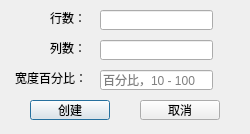
<?xml version="1.0" encoding="UTF-8"?>
<ui version="4.0">
 <class>SetTableDialog</class>
 <widget class="QDialog" name="SetTableDialog">
  <property name="geometry">
   <rect>
    <x>0</x>
    <y>0</y>
    <width>250</width>
    <height>134</height>
   </rect>
  </property>
  <property name="windowTitle">
   <string>插入表格</string>
  </property>
  <widget class="QLabel" name="label">
   <property name="geometry">
    <rect>
     <x>50</x>
     <y>10</y>
     <width>41</width>
     <height>16</height>
    </rect>
   </property>
   <property name="text">
    <string>行数：</string>
   </property>
  </widget>
  <widget class="QLabel" name="label_2">
   <property name="geometry">
    <rect>
     <x>50</x>
     <y>40</y>
     <width>41</width>
     <height>16</height>
    </rect>
   </property>
   <property name="text">
    <string>列数：</string>
   </property>
  </widget>
  <widget class="QLabel" name="label_3">
   <property name="geometry">
    <rect>
     <x>15</x>
     <y>70</y>
     <width>71</width>
     <height>16</height>
    </rect>
   </property>
   <property name="text">
    <string>宽度百分比：</string>
   </property>
  </widget>
  <widget class="QLineEdit" name="lineEditRow">
   <property name="geometry">
    <rect>
     <x>100</x>
     <y>10</y>
     <width>113</width>
     <height>20</height>
    </rect>
   </property>
  </widget>
  <widget class="QLineEdit" name="lineEditCol">
   <property name="geometry">
    <rect>
     <x>100</x>
     <y>40</y>
     <width>113</width>
     <height>20</height>
    </rect>
   </property>
  </widget>
  <widget class="QLineEdit" name="lineEditPercent">
   <property name="geometry">
    <rect>
     <x>100</x>
     <y>70</y>
     <width>113</width>
     <height>20</height>
    </rect>
   </property>
   <property name="placeholderText">
    <string>百分比，10 - 100</string>
   </property>
  </widget>
  <widget class="QPushButton" name="pushButtonCreate">
   <property name="geometry">
    <rect>
     <x>30</x>
     <y>100</y>
     <width>80</width>
     <height>20</height>
    </rect>
   </property>
   <property name="text">
    <string>创建</string>
   </property>
   <property name="default">
    <bool>true</bool>
   </property>
  </widget>
  <widget class="QPushButton" name="pushButtonCancel">
   <property name="geometry">
    <rect>
     <x>140</x>
     <y>100</y>
     <width>80</width>
     <height>20</height>
    </rect>
   </property>
   <property name="text">
    <string>取消</string>
   </property>
  </widget>
 </widget>
 <resources/>
 <connections/>
</ui>
